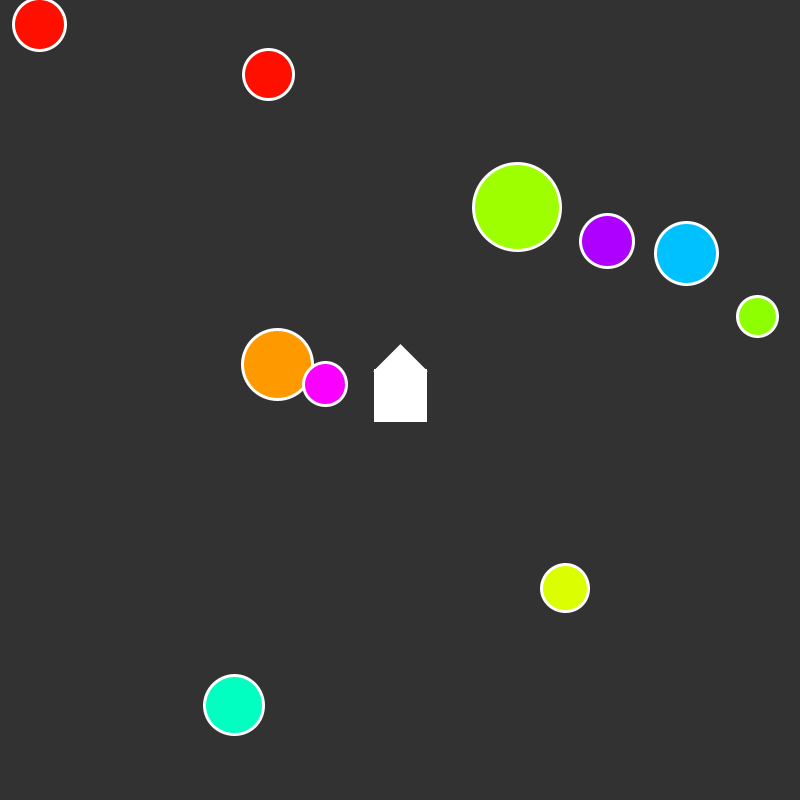
Frame 1 (no input)
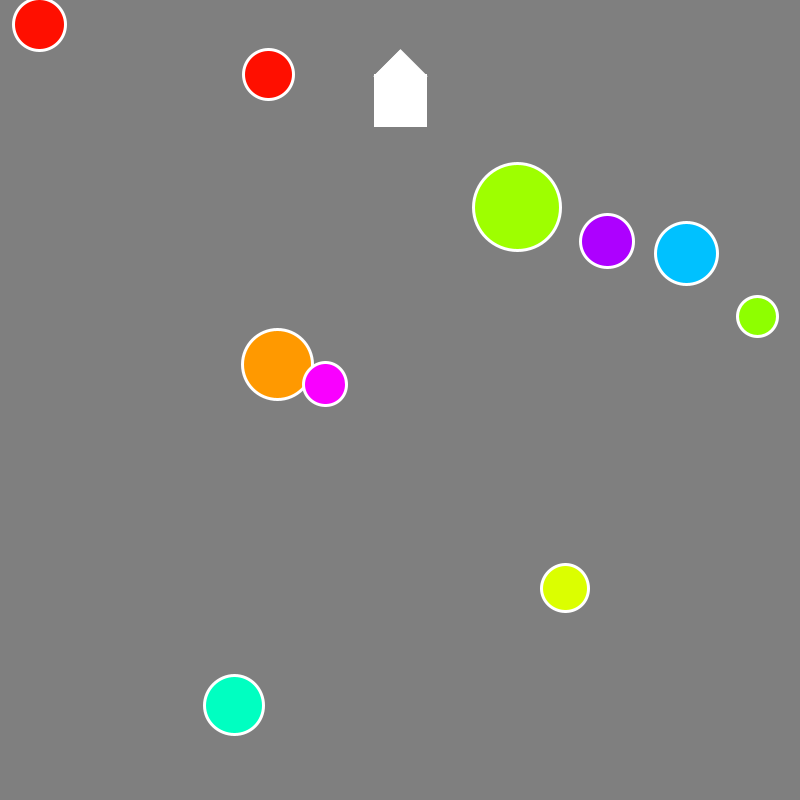
Frame 60 (the mouse pressed at the canvas centre just before this capture)
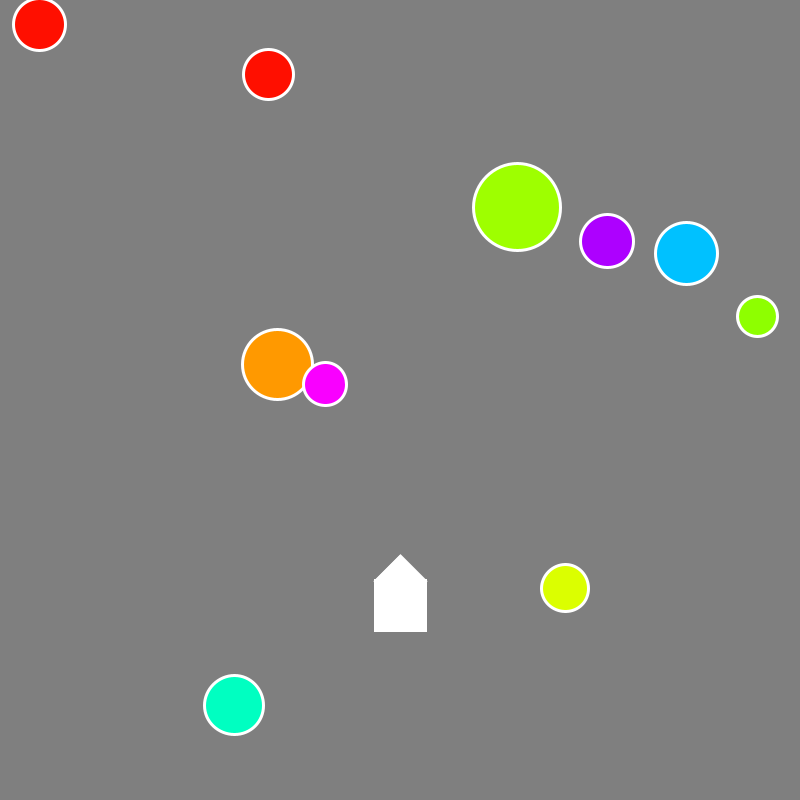
Frame 120 (the mouse held since frame 60 and released just before this capture)

The Processing sketch that drew these frames (run headless with seeded random() and noise(); from frame 60 on, the mouse is pressed at the canvas centre):

// Processing sketch: processing_42892
// ── processing_42892.pde

//one ship refferance
Ship s;

//an array of 10 target referances
int T=10;
Target[] t = new Target[T];

void setup() {
  smooth();
  size(800, 800);
  
  //instanciate a ship object
  s = new Ship(width/2, height/2);

  //instanciate 10 target objects
  for (int i=0;i<T;i++) {
    t[i] = new Target((int)random(width), (int)random(height), (int)random(50)+40);
  }
  
  //set the frame rate
  frameRate(60);
  background(50);
}

void draw() {
  //refreash the background
  background(50);
  
  //update the ships motion
  s.render();

  //for each target
  //  draw the target
  //  and check if a collision has taken place
  
  for (int i=0;i<T;i++) {
    t[i].render();
    t[i].collision(s.getX(), s.getY());
  }
}

class Target {
  int x=0;
  int y=0;
  int d=0;
  int c=0;
  //target constructor
  public Target(int x, int y, int d) {
    this.x=x;
    this.y=y;
    this.d=d;
    c=(int)random(100);
  }
  //render function draws the tatget when it is called
  public void render() {
    colorMode(HSB, 100);
    fill(c, 100, 100);
    ellipse(x, y, d, d);
  }
  //collision function tests whether the point passed it is contained in the target
  // if it is the size of the target is collapsed to 0
  public boolean collision(int x, int y) {
    if (dist(this.x, this.y, x, y) < d/2) {
      d=0;
      return true;
    }
    else {
      return false;
    }
  }
}

class Ship {
  int s=50;
  int x=0;
  int y=0;
  int m=5;
  int a=0;
  // ships constructor
  public Ship(int x, int y) {
    this.x=x;
    this.y=y;
  }
  //getter funcitons
  public int getX() {
    return x;
  }
  public int getY() {
    return y;
  }
  //render functinos deals with keyboard input to modify position and drawing the ship
  public void render() {
    if (keyPressed) {
      println(keyCode);
      if (keyCode == 37) {
        a-=1;
      }
      if (keyCode == 39) {
        a+=1;
      }

      if (keyCode == 38) {
        m+=1;
      }

      if (keyCode == 40) {
        m-=1;
      }
      if (keyCode ==0) {
        m=0;
      }
    }


    if (x>width) {
      x=0;
    }
    if (x<0) {
      x=width;
    }
    if (y>height) {
      y=0;
    }
    if (y<0) {
      y=height;
    }



    x+=cos(radians(a+270))*m;
    y+=sin(radians(a+270))*m;

    //2d transforms used to allow rotation
    pushMatrix();
    translate(x, y);
    rotate(radians(a));
    colorMode(RGB, 255);
    fill(255);
    drawRocket(0, 0, s);
    popMatrix();
  }
  private void drawRocket(int x, int y, int s) {
    x=x-s/2;
    y=y-s/2;
    stroke(255);
    strokeWeight(2);
    triangle(x, y, x+s, y, x+s/2, y-s/2);
    strokeWeight(3);
    rect(x, y, s, s);
  }
}
